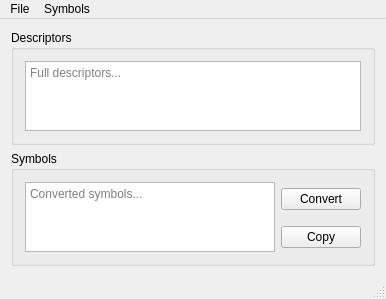
<?xml version="1.0" encoding="UTF-8"?>
<ui version="4.0">
 <class>MainWindow</class>
 <widget class="QMainWindow" name="MainWindow">
  <property name="geometry">
   <rect>
    <x>0</x>
    <y>0</y>
    <width>369</width>
    <height>252</height>
   </rect>
  </property>
  <property name="windowTitle">
   <string>Rocks DB</string>
  </property>
  <property name="animated">
   <bool>false</bool>
  </property>
  <widget class="QWidget" name="centralWidget">
   <layout class="QGridLayout" name="gridLayout">
    <item row="1" column="0">
     <widget class="QGroupBox" name="groupBox_2">
      <property name="title">
       <string>Symbols</string>
      </property>
      <layout class="QGridLayout" name="gridLayout_2">
       <item row="1" column="1">
        <widget class="QPushButton" name="copyButton">
         <property name="text">
          <string>Copy</string>
         </property>
        </widget>
       </item>
       <item row="0" column="1">
        <widget class="QPushButton" name="convertButton">
         <property name="text">
          <string>Convert</string>
         </property>
        </widget>
       </item>
       <item row="0" column="0" rowspan="2">
        <widget class="QTextEdit" name="symbolsEdit">
         <property name="minimumSize">
          <size>
           <width>250</width>
           <height>0</height>
          </size>
         </property>
         <property name="undoRedoEnabled">
          <bool>false</bool>
         </property>
         <property name="readOnly">
          <bool>true</bool>
         </property>
         <property name="placeholderText">
          <string>Converted symbols...</string>
         </property>
        </widget>
       </item>
      </layout>
     </widget>
    </item>
    <item row="0" column="0">
     <widget class="QGroupBox" name="groupBox">
      <property name="title">
       <string>Descriptors</string>
      </property>
      <layout class="QHBoxLayout" name="horizontalLayout_3">
       <item>
        <widget class="CheekyTextEdit" name="descriptorEdit">
         <property name="placeholderText">
          <string>Full descriptors...</string>
         </property>
        </widget>
       </item>
      </layout>
     </widget>
    </item>
   </layout>
  </widget>
  <widget class="QMenuBar" name="menuBar">
   <property name="geometry">
    <rect>
     <x>0</x>
     <y>0</y>
     <width>369</width>
     <height>20</height>
    </rect>
   </property>
   <widget class="QMenu" name="menuFile">
    <property name="title">
     <string>File</string>
    </property>
    <addaction name="actionLoad"/>
    <addaction name="actionReload"/>
    <addaction name="separator"/>
    <addaction name="actionQuit"/>
   </widget>
   <widget class="QMenu" name="menuSymbols">
    <property name="title">
     <string>Symbols</string>
    </property>
    <addaction name="actionConvert"/>
    <addaction name="actionCopy"/>
   </widget>
   <addaction name="menuFile"/>
   <addaction name="menuSymbols"/>
  </widget>
  <widget class="QStatusBar" name="statusBar"/>
  <action name="actionQuit">
   <property name="text">
    <string>Quit</string>
   </property>
   <property name="shortcut">
    <string>Ctrl+Q</string>
   </property>
  </action>
  <action name="actionReload">
   <property name="text">
    <string>Reload</string>
   </property>
   <property name="shortcut">
    <string>F5</string>
   </property>
  </action>
  <action name="actionLoad">
   <property name="text">
    <string>Load...</string>
   </property>
  </action>
  <action name="actionConvert">
   <property name="text">
    <string>Convert</string>
   </property>
   <property name="shortcut">
    <string>F1</string>
   </property>
  </action>
  <action name="actionCopy">
   <property name="text">
    <string>Copy</string>
   </property>
   <property name="shortcut">
    <string>Ctrl+C</string>
   </property>
  </action>
 </widget>
 <layoutdefault spacing="6" margin="11"/>
 <customwidgets>
  <customwidget>
   <class>CheekyTextEdit</class>
   <extends>QPlainTextEdit</extends>
   <header>cheekytextedit.h</header>
   <slots>
    <signal>enter()</signal>
   </slots>
  </customwidget>
 </customwidgets>
 <resources/>
 <connections>
  <connection>
   <sender>actionQuit</sender>
   <signal>triggered()</signal>
   <receiver>MainWindow</receiver>
   <slot>quit()</slot>
   <hints>
    <hint type="sourcelabel">
     <x>-1</x>
     <y>-1</y>
    </hint>
    <hint type="destinationlabel">
     <x>199</x>
     <y>149</y>
    </hint>
   </hints>
  </connection>
  <connection>
   <sender>actionLoad</sender>
   <signal>triggered()</signal>
   <receiver>MainWindow</receiver>
   <slot>load()</slot>
   <hints>
    <hint type="sourcelabel">
     <x>-1</x>
     <y>-1</y>
    </hint>
    <hint type="destinationlabel">
     <x>199</x>
     <y>149</y>
    </hint>
   </hints>
  </connection>
  <connection>
   <sender>actionReload</sender>
   <signal>triggered()</signal>
   <receiver>MainWindow</receiver>
   <slot>reload()</slot>
   <hints>
    <hint type="sourcelabel">
     <x>-1</x>
     <y>-1</y>
    </hint>
    <hint type="destinationlabel">
     <x>199</x>
     <y>149</y>
    </hint>
   </hints>
  </connection>
  <connection>
   <sender>convertButton</sender>
   <signal>clicked()</signal>
   <receiver>MainWindow</receiver>
   <slot>convertSymbols()</slot>
   <hints>
    <hint type="sourcelabel">
     <x>311</x>
     <y>169</y>
    </hint>
    <hint type="destinationlabel">
     <x>365</x>
     <y>133</y>
    </hint>
   </hints>
  </connection>
  <connection>
   <sender>copyButton</sender>
   <signal>clicked()</signal>
   <receiver>MainWindow</receiver>
   <slot>copyToClipboard()</slot>
   <hints>
    <hint type="sourcelabel">
     <x>324</x>
     <y>202</y>
    </hint>
    <hint type="destinationlabel">
     <x>363</x>
     <y>177</y>
    </hint>
   </hints>
  </connection>
  <connection>
   <sender>descriptorEdit</sender>
   <signal>enter()</signal>
   <receiver>convertButton</receiver>
   <slot>animateClick()</slot>
   <hints>
    <hint type="sourcelabel">
     <x>210</x>
     <y>95</y>
    </hint>
    <hint type="destinationlabel">
     <x>289</x>
     <y>168</y>
    </hint>
   </hints>
  </connection>
  <connection>
   <sender>actionCopy</sender>
   <signal>triggered()</signal>
   <receiver>copyButton</receiver>
   <slot>animateClick()</slot>
   <hints>
    <hint type="sourcelabel">
     <x>-1</x>
     <y>-1</y>
    </hint>
    <hint type="destinationlabel">
     <x>312</x>
     <y>201</y>
    </hint>
   </hints>
  </connection>
  <connection>
   <sender>actionConvert</sender>
   <signal>triggered()</signal>
   <receiver>convertButton</receiver>
   <slot>animateClick()</slot>
   <hints>
    <hint type="sourcelabel">
     <x>-1</x>
     <y>-1</y>
    </hint>
    <hint type="destinationlabel">
     <x>312</x>
     <y>167</y>
    </hint>
   </hints>
  </connection>
 </connections>
 <slots>
  <slot>quit()</slot>
  <slot>load()</slot>
  <slot>reload()</slot>
  <slot>convertSymbols()</slot>
  <slot>copyToClipboard()</slot>
 </slots>
</ui>
